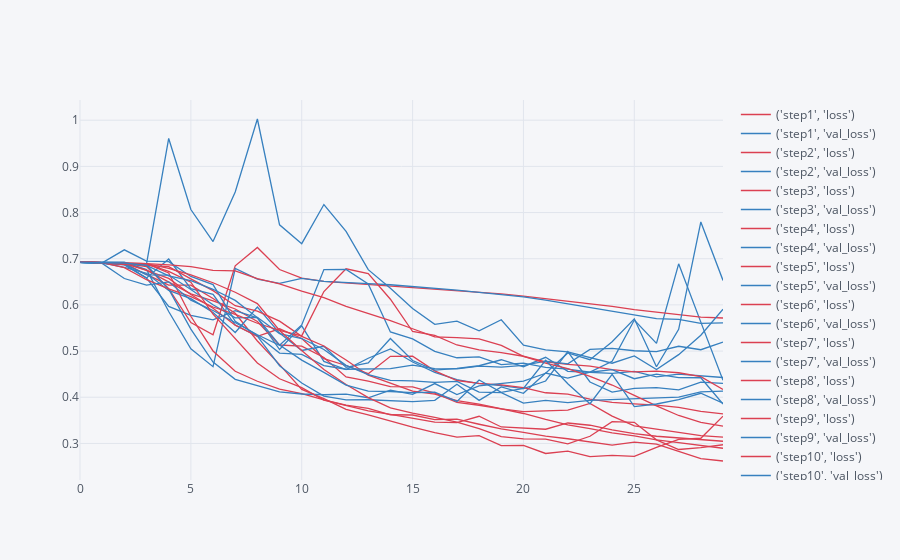
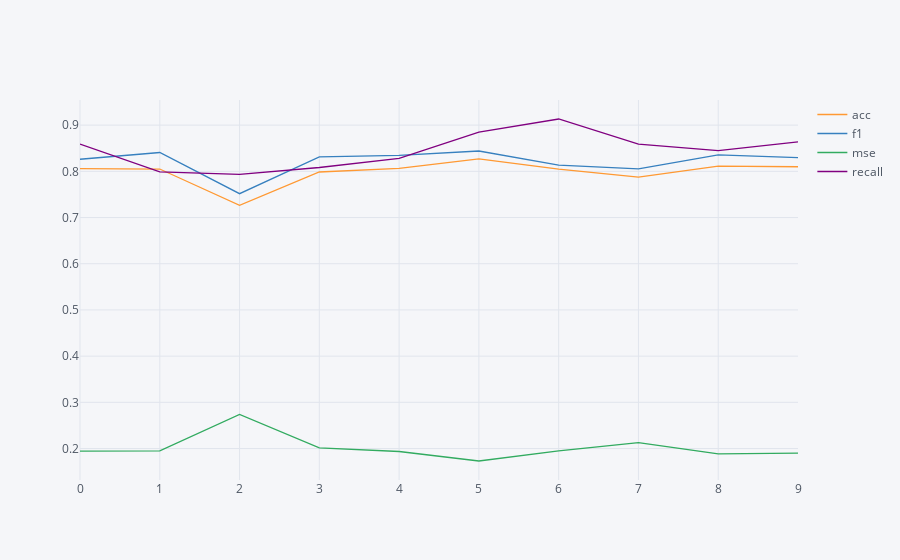

The code cell stored with these charts, in order, in its notebook:
### Code cell
process_results('lstm_simple')

### Figure 1 — Plotly figure (JSON) as saved in the notebook; plotly's stock layout.template omitted (floating-point values rounded to 4 significant figures)
{"data": [{"line": {"color": "rgba(219, 64, 82, 1.0)", "dash": "solid", "shape": "linear", "width": 1.3}, "mode": "lines", "name": "('step1', 'loss')", "text": "", "type": "scatter", "uid": "95b7b4c7-31fb-45ce-947a-663aa7e0245f", "x": [0, 1, 2, 3, 4, 5, 6, 7, 8, 9, 10, 11, 12, 13, 14, 15, 16, 17, 18, 19, 20, 21, 22, 23, 24, 25, 26, 27, 28, 29], "y": [0.6928, 0.6918, 0.6903, 0.6752, 0.6494, 0.6238, 0.6089, 0.5911, 0.5639, 0.5131, 0.5106, 0.4861, 0.4441, 0.4348, 0.4231, 0.4224, 0.4089, 0.3888, 0.3826, 0.3747, 0.3689, 0.3701, 0.3722, 0.3866, 0.359, 0.3379, 0.3305, 0.3244, 0.3169, 0.3134]}, {"line": {"color": "rgba(55, 128, 191, 1.0)", "dash": "solid", "shape": "linear", "width": 1.3}, "mode": "lines", "name": "('step1', 'val_loss')", "text": "", "type": "scatter", "uid": "dacb283e-2771-42d5-87ee-241a5c3b4cc2", "x": [0, 1, 2, 3, 4, 5, 6, 7, 8, 9, 10, 11, 12, 13, 14, 15, 16, 17, 18, 19, 20, 21, 22, 23, 24, 25, 26, 27, 28, 29], "y": [0.6918, 0.6902, 0.6868, 0.658, 0.5968, 0.5775, 0.5677, 0.5877, 0.572, 0.5034, 0.5545, 0.4777, 0.46, 0.4844, 0.5045, 0.4763, 0.454, 0.4383, 0.4296, 0.425, 0.4185, 0.4352, 0.4986, 0.4331, 0.411, 0.4193, 0.4207, 0.4158, 0.4325, 0.43]}, {"line": {"color": "rgba(219, 64, 82, 1.0)", "dash": "solid", "shape": "linear", "width": 1.3}, "mode": "lines", "name": "('step2', 'loss')", "text": "", "type": "scatter", "uid": "5e16f3df-3d1d-4d51-8083-49d74564ed72", "x": [0, 1, 2, 3, 4, 5, 6, 7, 8, 9, 10, 11, 12, 13, 14, 15, 16, 17, 18, 19, 20, 21, 22, 23, 24, 25, 26, 27, 28, 29], "y": [0.6928, 0.6919, 0.6906, 0.6659, 0.6429, 0.6427, 0.6138, 0.5818, 0.5219, 0.4707, 0.4171, 0.3969, 0.3739, 0.3617, 0.3478, 0.3353, 0.3233, 0.3136, 0.3168, 0.2952, 0.2956, 0.2782, 0.2833, 0.2713, 0.274, 0.2717, 0.2916, 0.309, 0.3111, 0.359]}, {"line": {"color": "rgba(55, 128, 191, 1.0)", "dash": "solid", "shape": "linear", "width": 1.3}, "mode": "lines", "name": "('step2', 'val_loss')", "text": "", "type": "scatter", "uid": "84b5c30e-0fdb-494e-b006-b8c1937574b8", "x": [0, 1, 2, 3, 4, 5, 6, 7, 8, 9, 10, 11, 12, 13, 14, 15, 16, 17, 18, 19, 20, 21, 22, 23, 24, 25, 26, 27, 28, 29], "y": [0.6919, 0.6906, 0.688, 0.6583, 0.6993, 0.635, 0.623, 0.5563, 0.5323, 0.4684, 0.4309, 0.4024, 0.3945, 0.3946, 0.3925, 0.3905, 0.3933, 0.4279, 0.3933, 0.4224, 0.4086, 0.4524, 0.4414, 0.4543, 0.4777, 0.5672, 0.5167, 0.6889, 0.5627, 0.4369]}, {"line": {"color": "rgba(219, 64, 82, 1.0)", "dash": "solid", "shape": "linear", "width": 1.3}, "mode": "lines", "name": "('step3', 'loss')", "text": "", "type": "scatter", "uid": "4b9a5c0a-5411-4e01-a601-3de1fb9a86e2", "x": [0, 1, 2, 3, 4, 5, 6, 7, 8, 9, 10, 11, 12, 13, 14, 15, 16, 17, 18, 19, 20, 21, 22, 23, 24, 25, 26, 27, 28, 29], "y": [0.6928, 0.6917, 0.6902, 0.683, 0.6354, 0.5618, 0.5352, 0.6847, 0.7244, 0.6767, 0.6578, 0.6511, 0.6477, 0.6452, 0.642, 0.6387, 0.6353, 0.6317, 0.6278, 0.6237, 0.6191, 0.6138, 0.6082, 0.6024, 0.5969, 0.5899, 0.5843, 0.5798, 0.5735, 0.5716]}, {"line": {"color": "rgba(55, 128, 191, 1.0)", "dash": "solid", "shape": "linear", "width": 1.3}, "mode": "lines", "name": "('step3', 'val_loss')", "text": "", "type": "scatter", "uid": "6c780c8b-a6c8-46ad-8edd-72c1940e67fd", "x": [0, 1, 2, 3, 4, 5, 6, 7, 8, 9, 10, 11, 12, 13, 14, 15, 16, 17, 18, 19, 20, 21, 22, 23, 24, 25, 26, 27, 28, 29], "y": [0.6931, 0.6929, 0.6923, 0.6765, 0.5857, 0.505, 0.4662, 0.6788, 0.6556, 0.6465, 0.6573, 0.6509, 0.6479, 0.6461, 0.6437, 0.64, 0.6363, 0.632, 0.6272, 0.6224, 0.6173, 0.6104, 0.6024, 0.5942, 0.5873, 0.578, 0.5704, 0.5686, 0.5599, 0.5612]}, {"line": {"color": "rgba(219, 64, 82, 1.0)", "dash": "solid", "shape": "linear", "width": 1.3}, "mode": "lines", "name": "('step4', 'loss')", "text": "", "type": "scatter", "uid": "4be30e5a-3a80-43b5-9df0-a7ae04818295", "x": [0, 1, 2, 3, 4, 5, 6, 7, 8, 9, 10, 11, 12, 13, 14, 15, 16, 17, 18, 19, 20, 21, 22, 23, 24, 25, 26, 27, 28, 29], "y": [0.6928, 0.6919, 0.69, 0.6749, 0.6575, 0.6225, 0.5928, 0.556, 0.5321, 0.5483, 0.5274, 0.4838, 0.4687, 0.451, 0.4887, 0.4889, 0.4571, 0.4362, 0.4301, 0.4269, 0.4207, 0.4097, 0.4068, 0.396, 0.389, 0.3855, 0.3829, 0.3779, 0.3693, 0.3639]}, {"line": {"color": "rgba(55, 128, 191, 1.0)", "dash": "solid", "shape": "linear", "width": 1.3}, "mode": "lines", "name": "('step4', 'val_loss')", "text": "", "type": "scatter", "uid": "1bef8b5a-9fe5-4fb2-84b8-550b7640fd7f", "x": [0, 1, 2, 3, 4, 5, 6, 7, 8, 9, 10, 11, 12, 13, 14, 15, 16, 17, 18, 19, 20, 21, 22, 23, 24, 25, 26, 27, 28, 29], "y": [0.692, 0.6909, 0.6813, 0.6686, 0.6312, 0.6134, 0.5836, 0.5401, 0.5954, 0.5389, 0.5012, 0.5104, 0.4646, 0.4745, 0.5273, 0.4795, 0.4588, 0.4626, 0.4682, 0.4812, 0.4661, 0.4865, 0.4561, 0.4539, 0.4516, 0.4562, 0.444, 0.4501, 0.4467, 0.4427]}, {"line": {"color": "rgba(219, 64, 82, 1.0)", "dash": "solid", "shape": "linear", "width": 1.3}, "mode": "lines", "name": "('step5', 'loss')", "text": "", "type": "scatter", "uid": "463aa94e-34ac-4df6-b0ab-7abb5962e5e9", "x": [0, 1, 2, 3, 4, 5, 6, 7, 8, 9, 10, 11, 12, 13, 14, 15, 16, 17, 18, 19, 20, 21, 22, 23, 24, 25, 26, 27, 28, 29], "y": [0.6928, 0.692, 0.6911, 0.6896, 0.6691, 0.5754, 0.5002, 0.4561, 0.4346, 0.4176, 0.4079, 0.3945, 0.3831, 0.3761, 0.3621, 0.3615, 0.3517, 0.3526, 0.3415, 0.3314, 0.3238, 0.3156, 0.3101, 0.304, 0.2964, 0.3027, 0.2985, 0.2829, 0.2668, 0.2619]}, {"line": {"color": "rgba(55, 128, 191, 1.0)", "dash": "solid", "shape": "linear", "width": 1.3}, "mode": "lines", "name": "('step5', 'val_loss')", "text": "", "type": "scatter", "uid": "beb52c79-2b61-4389-be48-f8d49b709572", "x": [0, 1, 2, 3, 4, 5, 6, 7, 8, 9, 10, 11, 12, 13, 14, 15, 16, 17, 18, 19, 20, 21, 22, 23, 24, 25, 26, 27, 28, 29], "y": [0.6921, 0.691, 0.6897, 0.6865, 0.6339, 0.5475, 0.4762, 0.4389, 0.4247, 0.4118, 0.4071, 0.4054, 0.4068, 0.3989, 0.4155, 0.4062, 0.4296, 0.4057, 0.4245, 0.4302, 0.4349, 0.452, 0.496, 0.4813, 0.5202, 0.5698, 0.466, 0.547, 0.7796, 0.653]}, {"line": {"color": "rgba(219, 64, 82, 1.0)", "dash": "solid", "shape": "linear", "width": 1.3}, "mode": "lines", "name": "('step6', 'loss')", "text": "", "type": "scatter", "uid": "0a4799ac-5def-4819-84e0-c7b8c101f1af", "x": [0, 1, 2, 3, 4, 5, 6, 7, 8, 9, 10, 11, 12, 13, 14, 15, 16, 17, 18, 19, 20, 21, 22, 23, 24, 25, 26, 27, 28, 29], "y": [0.6928, 0.6917, 0.6904, 0.6857, 0.6829, 0.6563, 0.6309, 0.5981, 0.5866, 0.5649, 0.5318, 0.5109, 0.4806, 0.4477, 0.4304, 0.4135, 0.4069, 0.3927, 0.3852, 0.3749, 0.3648, 0.3519, 0.3404, 0.332, 0.3228, 0.3163, 0.3079, 0.3017, 0.2958, 0.2895]}, {"line": {"color": "rgba(55, 128, 191, 1.0)", "dash": "solid", "shape": "linear", "width": 1.3}, "mode": "lines", "name": "('step6', 'val_loss')", "text": "", "type": "scatter", "uid": "37597656-0d39-41ff-9376-df69bd195651", "x": [0, 1, 2, 3, 4, 5, 6, 7, 8, 9, 10, 11, 12, 13, 14, 15, 16, 17, 18, 19, 20, 21, 22, 23, 24, 25, 26, 27, 28, 29], "y": [0.692, 0.6907, 0.6887, 0.6648, 0.6646, 0.6334, 0.6004, 0.5719, 0.573, 0.5378, 0.5272, 0.5034, 0.4691, 0.4489, 0.4366, 0.4353, 0.4323, 0.4345, 0.411, 0.41, 0.3872, 0.3933, 0.3882, 0.3931, 0.395, 0.3952, 0.3975, 0.4004, 0.4118, 0.413]}, {"line": {"color": "rgba(219, 64, 82, 1.0)", "dash": "solid", "shape": "linear", "width": 1.3}, "mode": "lines", "name": "('step7', 'loss')", "text": "", "type": "scatter", "uid": "cec496b3-8dff-4223-bb9b-53ee0e03d046", "x": [0, 1, 2, 3, 4, 5, 6, 7, 8, 9, 10, 11, 12, 13, 14, 15, 16, 17, 18, 19, 20, 21, 22, 23, 24, 25, 26, 27, 28, 29], "y": [0.6928, 0.6916, 0.6808, 0.6545, 0.6346, 0.6178, 0.5954, 0.5793, 0.5602, 0.545, 0.5329, 0.6288, 0.6781, 0.6676, 0.6123, 0.5424, 0.5339, 0.5131, 0.5025, 0.4968, 0.4887, 0.4765, 0.4711, 0.4674, 0.4597, 0.4549, 0.4564, 0.453, 0.4447, 0.4168]}, {"line": {"color": "rgba(55, 128, 191, 1.0)", "dash": "solid", "shape": "linear", "width": 1.3}, "mode": "lines", "name": "('step7', 'val_loss')", "text": "", "type": "scatter", "uid": "064b1679-c390-47a1-904b-b18998865148", "x": [0, 1, 2, 3, 4, 5, 6, 7, 8, 9, 10, 11, 12, 13, 14, 15, 16, 17, 18, 19, 20, 21, 22, 23, 24, 25, 26, 27, 28, 29], "y": [0.692, 0.6899, 0.6571, 0.6429, 0.65, 0.6102, 0.5878, 0.5621, 0.5354, 0.5125, 0.5566, 0.6765, 0.6769, 0.6452, 0.5414, 0.5265, 0.4992, 0.4855, 0.4872, 0.4708, 0.4737, 0.4645, 0.461, 0.4541, 0.4597, 0.4401, 0.45, 0.4426, 0.4422, 0.3852]}, {"line": {"color": "rgba(219, 64, 82, 1.0)", "dash": "solid", "shape": "linear", "width": 1.3}, "mode": "lines", "name": "('step8', 'loss')", "text": "", "type": "scatter", "uid": "3c31d9ea-95da-4b16-9022-552368d983d9", "x": [0, 1, 2, 3, 4, 5, 6, 7, 8, 9, 10, 11, 12, 13, 14, 15, 16, 17, 18, 19, 20, 21, 22, 23, 24, 25, 26, 27, 28, 29], "y": [0.6927, 0.6915, 0.6875, 0.6887, 0.6727, 0.6491, 0.58, 0.5266, 0.4744, 0.44, 0.4209, 0.3937, 0.3818, 0.3703, 0.3627, 0.3537, 0.3463, 0.3449, 0.3588, 0.3356, 0.3325, 0.3307, 0.3443, 0.3394, 0.3293, 0.3214, 0.3155, 0.312, 0.3083, 0.3046]}, {"line": {"color": "rgba(55, 128, 191, 1.0)", "dash": "solid", "shape": "linear", "width": 1.3}, "mode": "lines", "name": "('step8', 'val_loss')", "text": "", "type": "scatter", "uid": "8762afd2-916a-4834-b42e-cd9fb54b6084", "x": [0, 1, 2, 3, 4, 5, 6, 7, 8, 9, 10, 11, 12, 13, 14, 15, 16, 17, 18, 19, 20, 21, 22, 23, 24, 25, 26, 27, 28, 29], "y": [0.6922, 0.6911, 0.7193, 0.6949, 0.6935, 0.6617, 0.6439, 0.5643, 0.5336, 0.4956, 0.4927, 0.4685, 0.4607, 0.4613, 0.4621, 0.4697, 0.4619, 0.4614, 0.4674, 0.4651, 0.4691, 0.4781, 0.4724, 0.5036, 0.506, 0.5007, 0.4988, 0.5104, 0.5029, 0.5193]}, {"line": {"color": "rgba(219, 64, 82, 1.0)", "dash": "solid", "shape": "linear", "width": 1.3}, "mode": "lines", "name": "('step9', 'loss')", "text": "", "type": "scatter", "uid": "041ec8b6-73e7-4a07-bc80-579d797fc3ef", "x": [0, 1, 2, 3, 4, 5, 6, 7, 8, 9, 10, 11, 12, 13, 14, 15, 16, 17, 18, 19, 20, 21, 22, 23, 24, 25, 26, 27, 28, 29], "y": [0.6928, 0.6917, 0.6905, 0.6892, 0.6867, 0.6828, 0.6749, 0.6739, 0.6571, 0.6455, 0.6297, 0.6156, 0.5967, 0.5816, 0.566, 0.5483, 0.5305, 0.5292, 0.5265, 0.5123, 0.4887, 0.4739, 0.4618, 0.445, 0.4264, 0.4039, 0.3811, 0.3605, 0.3456, 0.3372]}, {"line": {"color": "rgba(55, 128, 191, 1.0)", "dash": "solid", "shape": "linear", "width": 1.3}, "mode": "lines", "name": "('step9', 'val_loss')", "text": "", "type": "scatter", "uid": "499609ee-9ea4-4a0d-a424-9ee436bc4e88", "x": [0, 1, 2, 3, 4, 5, 6, 7, 8, 9, 10, 11, 12, 13, 14, 15, 16, 17, 18, 19, 20, 21, 22, 23, 24, 25, 26, 27, 28, 29], "y": [0.6923, 0.6914, 0.6903, 0.689, 0.9605, 0.8065, 0.7371, 0.8444, 1.003, 0.7734, 0.7326, 0.8173, 0.7591, 0.6764, 0.6358, 0.5922, 0.558, 0.565, 0.5438, 0.5679, 0.5127, 0.5024, 0.4983, 0.4853, 0.4737, 0.4895, 0.46, 0.4922, 0.5343, 0.5906]}, {"line": {"color": "rgba(219, 64, 82, 1.0)", "dash": "solid", "shape": "linear", "width": 1.3}, "mode": "lines", "name": "('step10', 'loss')", "text": "", "type": "scatter", "uid": "82eb7a5a-84f7-4f7b-9aa7-8ff1e32df3da", "x": [0, 1, 2, 3, 4, 5, 6, 7, 8, 9, 10, 11, 12, 13, 14, 15, 16, 17, 18, 19, 20, 21, 22, 23, 24, 25, 26, 27, 28, 29], "y": [0.6928, 0.6919, 0.6909, 0.6894, 0.679, 0.6649, 0.648, 0.6274, 0.6027, 0.5446, 0.5012, 0.46, 0.4276, 0.3991, 0.3769, 0.3658, 0.3564, 0.3461, 0.332, 0.3148, 0.3098, 0.3091, 0.2991, 0.3155, 0.347, 0.3458, 0.3078, 0.2868, 0.2909, 0.2971]}, {"line": {"color": "rgba(55, 128, 191, 1.0)", "dash": "solid", "shape": "linear", "width": 1.3}, "mode": "lines", "name": "('step10', 'val_loss')", "text": "", "type": "scatter", "uid": "23101ba7-4717-4f35-8ae7-c40f882f9baa", "x": [0, 1, 2, 3, 4, 5, 6, 7, 8, 9, 10, 11, 12, 13, 14, 15, 16, 17, 18, 19, 20, 21, 22, 23, 24, 25, 26, 27, 28, 29], "y": [0.6924, 0.6917, 0.6908, 0.6854, 0.6627, 0.6526, 0.6338, 0.6098, 0.5725, 0.5129, 0.4804, 0.4538, 0.4262, 0.4132, 0.4124, 0.4098, 0.4108, 0.391, 0.4373, 0.4105, 0.4192, 0.48, 0.4293, 0.386, 0.4496, 0.3796, 0.3853, 0.3947, 0.4086, 0.387]}], "layout": {"legend": {"bgcolor": "#F5F6F9", "font": {"color": "#4D5663"}}, "paper_bgcolor": "#F5F6F9", "plot_bgcolor": "#F5F6F9", "title": {"font": {"color": "#4D5663"}}, "xaxis": {"gridcolor": "#E1E5ED", "showgrid": true, "tickfont": {"color": "#4D5663"}, "title": {"font": {"color": "#4D5663"}, "text": ""}, "zerolinecolor": "#E1E5ED"}, "yaxis": {"gridcolor": "#E1E5ED", "showgrid": true, "tickfont": {"color": "#4D5663"}, "title": {"font": {"color": "#4D5663"}, "text": ""}, "zerolinecolor": "#E1E5ED"}}}

### Figure 2 — Plotly figure (JSON) as saved in the notebook; plotly's stock layout.template omitted (floating-point values rounded to 4 significant figures)
{"data": [{"line": {"color": "rgba(255, 153, 51, 1.0)", "dash": "solid", "shape": "linear", "width": 1.3}, "mode": "lines", "name": "acc", "text": "", "type": "scatter", "uid": "422e1a76-a989-4758-8203-591e53e207fe", "x": [0, 1, 2, 3, 4, 5, 6, 7, 8, 9], "y": [0.8057, 0.805, 0.7262, 0.7986, 0.8064, 0.827, 0.805, 0.7872, 0.8113, 0.8099]}, {"line": {"color": "rgba(55, 128, 191, 1.0)", "dash": "solid", "shape": "linear", "width": 1.3}, "mode": "lines", "name": "f1", "text": "", "type": "scatter", "uid": "cdf6048a-2b52-4773-971f-b2ef3f16c71d", "x": [0, 1, 2, 3, 4, 5, 6, 7, 8, 9], "y": [0.8261, 0.8408, 0.7516, 0.8314, 0.8344, 0.844, 0.8136, 0.8052, 0.8356, 0.8297]}, {"line": {"color": "rgba(50, 171, 96, 1.0)", "dash": "solid", "shape": "linear", "width": 1.3}, "mode": "lines", "name": "mse", "text": "", "type": "scatter", "uid": "57c7a312-f123-40b2-9a0e-2c37b547d19b", "x": [0, 1, 2, 3, 4, 5, 6, 7, 8, 9], "y": [0.1943, 0.195, 0.2738, 0.2014, 0.1936, 0.173, 0.195, 0.2128, 0.1887, 0.1901]}, {"line": {"color": "rgba(128, 0, 128, 1.0)", "dash": "solid", "shape": "linear", "width": 1.3}, "mode": "lines", "name": "recall", "text": "", "type": "scatter", "uid": "1f39c854-4164-4258-9a47-ecac42362bcd", "x": [0, 1, 2, 3, 4, 5, 6, 7, 8, 9], "y": [0.8588, 0.7987, 0.7935, 0.8083, 0.8279, 0.8847, 0.9132, 0.8587, 0.845, 0.8638]}], "layout": {"legend": {"bgcolor": "#F5F6F9", "font": {"color": "#4D5663"}}, "paper_bgcolor": "#F5F6F9", "plot_bgcolor": "#F5F6F9", "title": {"font": {"color": "#4D5663"}}, "xaxis": {"gridcolor": "#E1E5ED", "showgrid": true, "tickfont": {"color": "#4D5663"}, "title": {"font": {"color": "#4D5663"}, "text": ""}, "zerolinecolor": "#E1E5ED"}, "yaxis": {"gridcolor": "#E1E5ED", "showgrid": true, "tickfont": {"color": "#4D5663"}, "title": {"font": {"color": "#4D5663"}, "text": ""}, "zerolinecolor": "#E1E5ED"}}}
